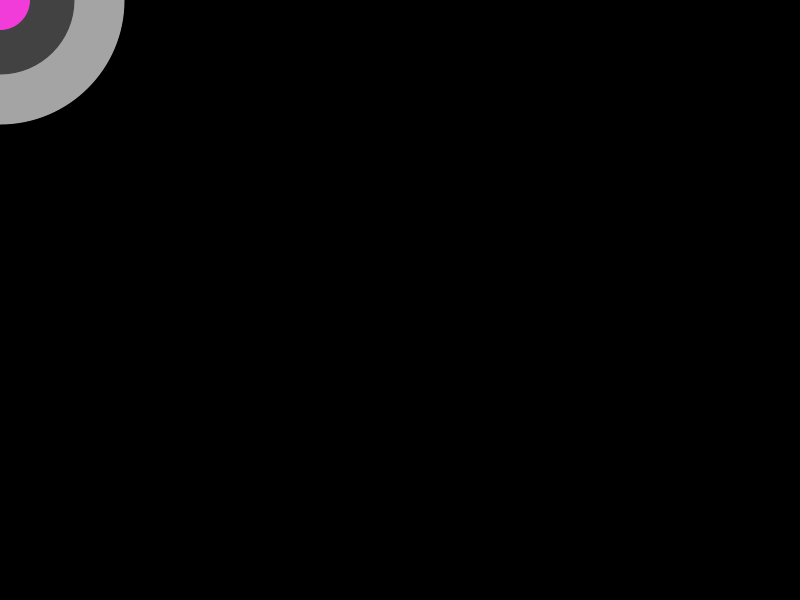
Frame 1 (no input)
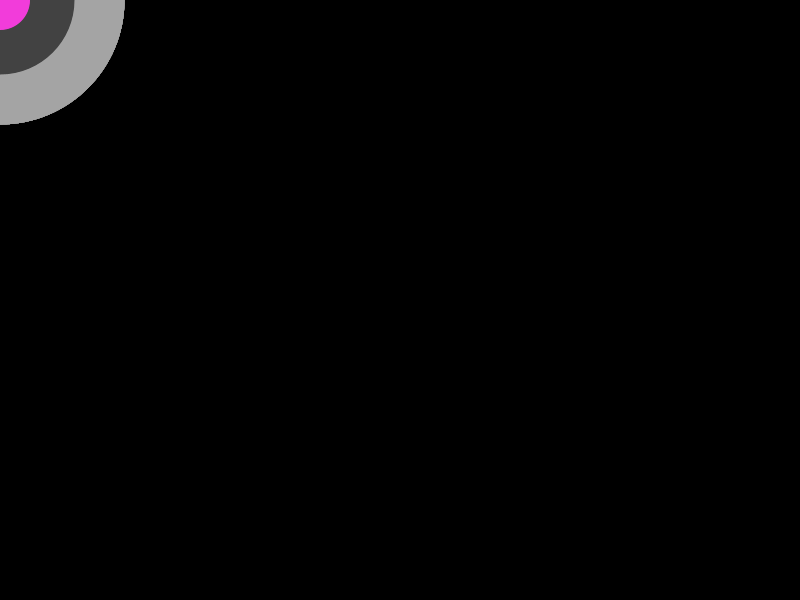
Frame 60 (the mouse pressed at the canvas centre just before this capture)
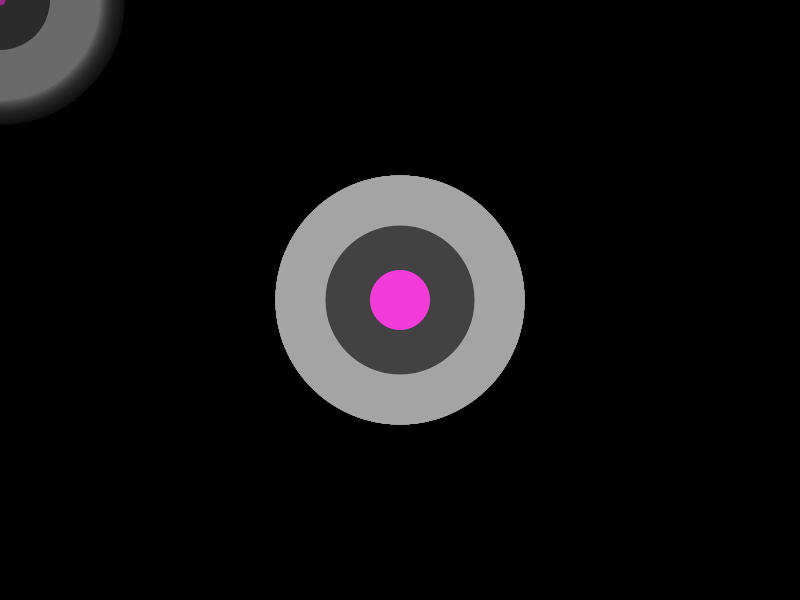
Frame 120 (the mouse held since frame 60 and released just before this capture)

The Processing sketch that drew these frames (run headless with seeded random() and noise(); from frame 60 on, the mouse is pressed at the canvas centre):

// Processing sketch: processing_152959
// ── processing_152959.pde

//Por Óscar A. Montiel :). (Basado en un ejemplo, pue'... LOL).

int [] xpos=new int[50];
int [] ypos=new int[50];
int c1=int(random(255));
int c2=int(random(255));
color c3=color(random(255), random(255), random(255));
int tam=int(random(10, 15));
String tex1;
Snake s1;
Snake s2;
Snake s3;

void mouseReleased()
{
  c1=int(random(255));
  c2=int(random(255));
  tam=int(random(2,20));
  if (c1==c2)
  {
    c2=int(random(255));
    textSize(15);
    fill(0);
    
    rect(0, 590, 15, 15);
  }
  c3=color(random(255), random(255), random(255));
}

void setup()
{
  for (int i=0; i<xpos.length;i++)
  {
    xpos[i]=0;
    ypos[i]=0;
  }

  noCursor();

  smooth();
  size(800, 600);
  background(0);
}

void draw()
{
  fill(0, 10);
  noStroke();
  rect(0, 0, width, height);

  s1=new Snake(c1, 200);
  s2=new Snake(c2, 100);
  s3=new Snake(c3, tam);

  for (int i=0;i<xpos.length-1;i++)
  {
    xpos[i]=xpos[i+1];
    ypos[i]=ypos[i+1];
  }

  xpos[xpos.length-1]=mouseX;
  ypos[ypos.length-1]=mouseY;


  s1.ver();
  s2.ver();
  s3.ver();
}

class Snake
{
  color c;
  int t;

  Snake(float tC, int tT)
  {
    c=(int)tC;
    t=tT;
  }

  void ver()
  {
    for (int i=0;i<xpos.length;i++)
    {
      noStroke();
      fill(c);
      ellipse(xpos[i], ypos[i], i+t, i+t);
    }
  }
}
